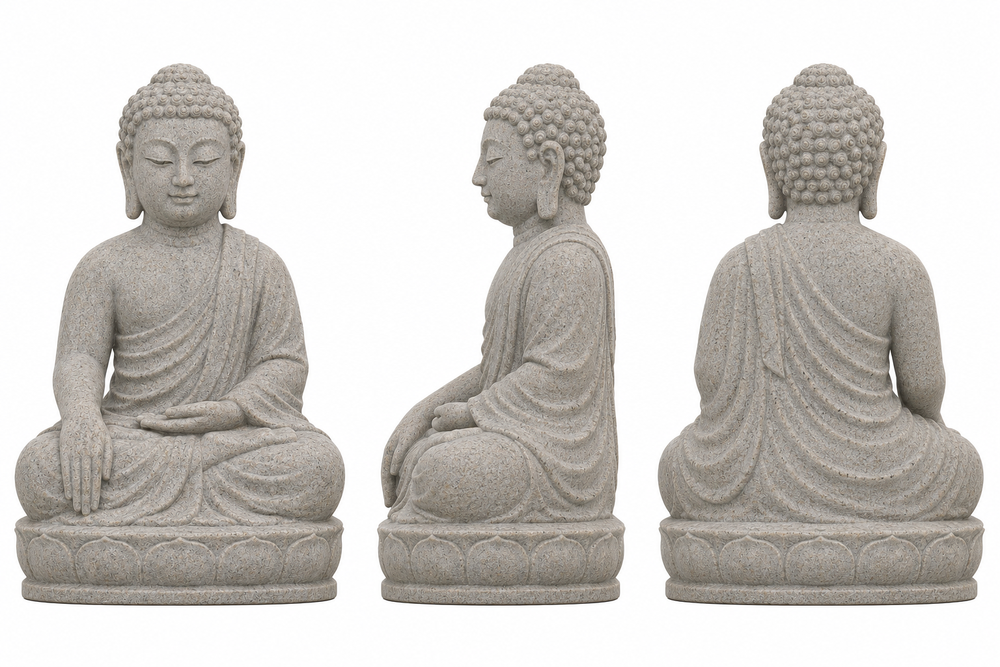
#> input picture art/concepts/요사채/요사채-석불좌상-삼면도.png, 1000 x 667 px, shrunk from 1536 x 1024 before the run
$ python split_multiview.py '../../../../art/concepts/요사채/요사채-석불좌상-삼면도.png'
#> lines starting #> are read from the running program, lines starting #| are printed output that depends on the picture
"""Split a 2x2 multiview PNG into deterministic per-view PNGs."""
from pathlib import Path
import argparse
from PIL import Image

VIEWS = ("front", "left", "right", "behind")

def split_one(path: Path, out_dir: Path | None = None) -> list[Path]:
    out_dir = out_dir or path.parent
    out_dir.mkdir(parents=True, exist_ok=True)
    with Image.open(path) as im:
#> im is the input picture: PIL image 1000x667 RGB; mean R, G, B 207.4, 204.1, 200.2
        w, h = im.size
#> w = 1000; h = 667
        boxes = ((0, 0, w // 2, h // 2), (w // 2, 0, w, h // 2),
                 (0, h // 2, w // 2, h), (w // 2, h // 2, w, h))
        stem = path.stem.removesuffix("-멀티뷰")
        outputs = []
        for view, box in zip(VIEWS, boxes):
            target = out_dir / f"{stem}-{view}.png"
            im.crop(box).save(target, "PNG")
            outputs.append(target)
#> this loop made 4 passes
#> pass 1, in split_one, `im.crop(box).save(target, "PNG")`:
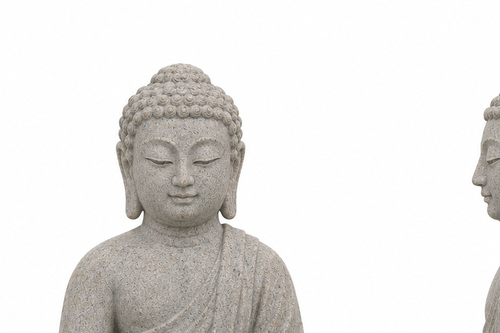
#> saved as 요사채-석불좌상-삼면도-front.png: PIL image 500x333 RGB; mean R, G, B 231.1, 229.4, 227.5
#> pass 2, in split_one, `im.crop(box).save(target, "PNG")`:
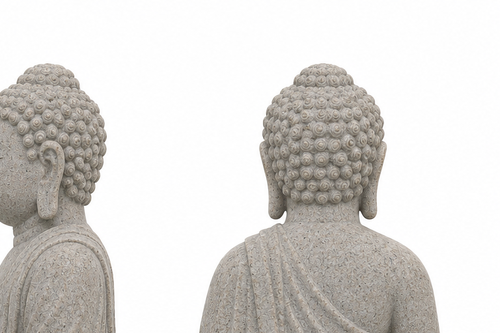
#> saved as 요사채-석불좌상-삼면도-left.png: PIL image 500x333 RGB; mean R, G, B 218.1, 215.5, 212.3
#> after the loop, outputs = 4 items
    return outputs

def main() -> None:
    parser = argparse.ArgumentParser()
    parser.add_argument("inputs", nargs="+", type=Path)
    parser.add_argument("--out-dir", type=Path)
    args = parser.parse_args()
    outputs = [p for src in args.inputs for p in split_one(src, args.out_dir)]
#> outputs = 4 items
    print(f"exported {len(outputs)} files")
#| exported 4 files

if __name__ == "__main__":
    main()
